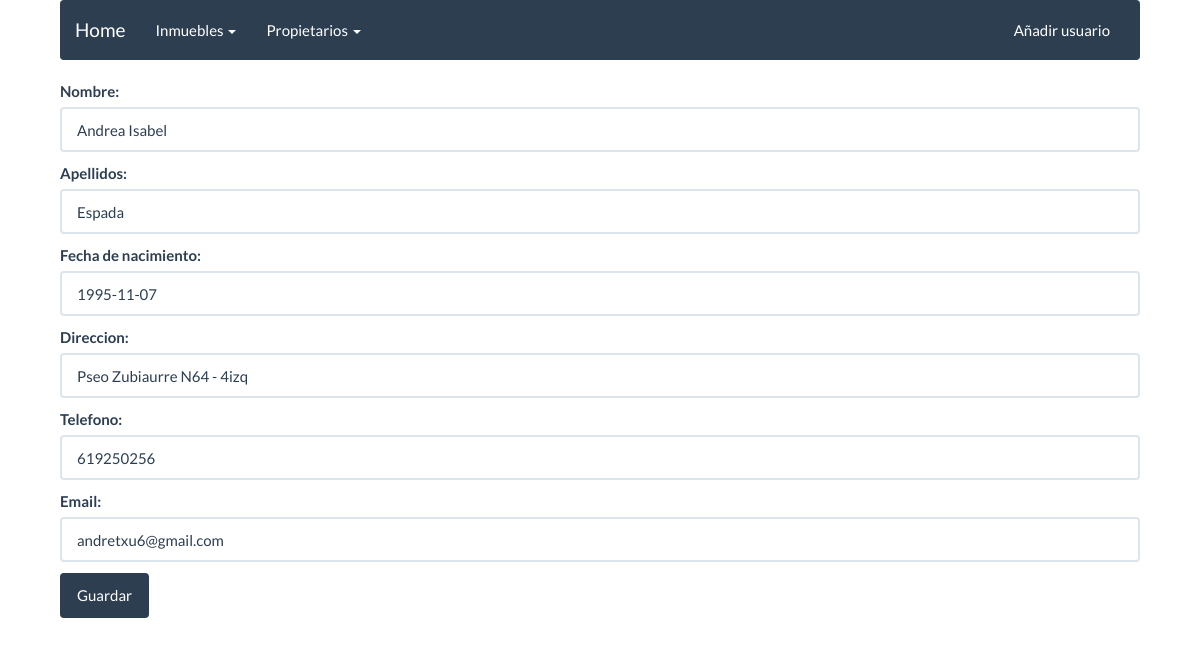
/propietarios/editar/1/, run on the app's committed database.
### apps/propietarios/models.py (models this page shows, shortened)
class Propietario(models.Model):
	nombre = models.CharField(max_length=20)
	apellidos = models.CharField(max_length=40)
	fecha_nacimiento = models.DateField()
	direccion = models.CharField(max_length=150)
	telefono = models.CharField(max_length=15)
	email = models.EmailField()

### apps/propietarios/views.py (the view)
# urls.py: url(r'^editar/(?P<pk>\d+)/$', propietarios_edit.as_view(), name='propietario_editar'),
class propietarios_edit(UpdateView):
	model = Propietario
	form_class = PropietarioForm
	template_name = 'propietarios/propietarios_form.html'
	success_url = reverse_lazy("listado_propietarios")

### apps/propietarios/forms.py
class PropietarioForm(forms.ModelForm):
	class Meta:
		model = Propietario
		fields = [
			'nombre',
			'apellidos',
			'fecha_nacimiento',
			'direccion',
			'telefono',
			'email',
		]
		labels = {
			'nombre': 'Nombre',
			'apellidos': 'Apellidos',
			'fecha_nacimiento': 'Fecha de nacimiento',
			'direccion': 'Direccion',
			'telefono': 'Telefono',
			'email': 'Email',
		}
		widgets ={
			'nombre': forms.TextInput(attrs={'class':'form-control','placeholder':'Introduce tu nombre'}),
			'apellidos': forms.TextInput(attrs={'class':'form-control','placeholder':'Introduce tu apellido/s'}),
			'fecha_nacimiento': forms.TextInput(attrs={'class':'form-control','placeholder':'Fecha de nacimiento en formato dd/mm/YYYY'}),
			'direccion': forms.TextInput(attrs={'class':'form-control','placeholder':'Introduce la direccion de tu vivienda actual'}),
			'telefono': forms.TextInput(attrs={'class':'form-control','placeholder':'numero de telefono (con prefijo si es necesario)'}),
			'email': forms.TextInput(attrs={'class':'form-control','placeholder':'direccion de correo electronico'}),
		}

### templates/propietarios/propietarios_form.html (shortened to what this page needs)
{% extends 'base/base.html' %}
{% block content %}
	<form method="post">
		{{ form.as_p }}
		<button class="btn btn-primary" type="submit">Guardar</button>
	</form>
{% endblock %}

### templates/base/base.html (style rules this page uses)
body { width: 90%;margin:auto; }

### data on the page
Propietario: nombre "Andrea Isabel", apellidos "Espada", fecha_nacimiento "1995-11-07", direccion "Pseo Zubiaurre N64 - 4izq", telefono "619250256", email "andretxu6@gmail.com"
